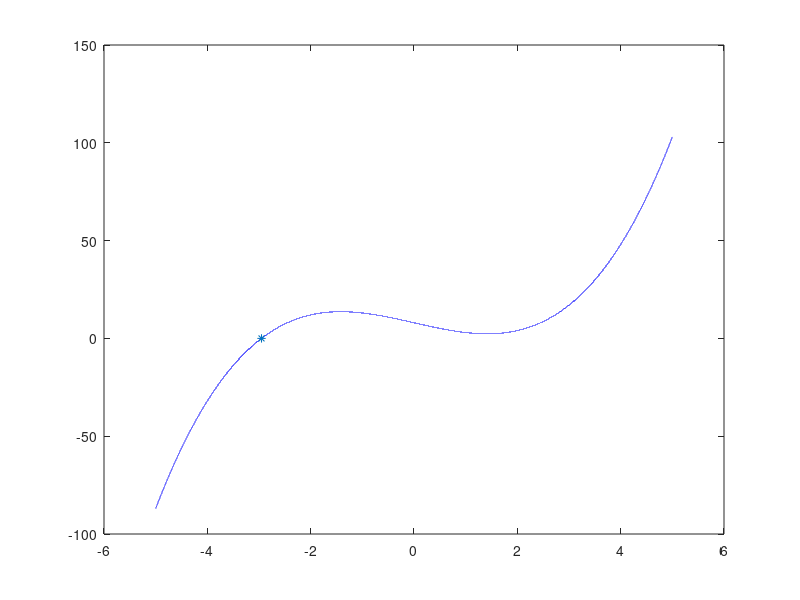

The MATLAB source for this figure:
f=[1, 0, -6, 8];
fd=polyder(f);
xo=-3;
resultold=xo
for i=1:10
    fxo=polyval(f,xo);
    fdxo=polyval(fd,xo);
    x1=xo-(fxo/fdxo);
    xo=x1;fxo=polyval(f,xo);
    fdxo=polyval(fd,xo);
    x1=xo-(fxo/fdxo);
    xo=x1;
    result=xo
    err=abs((result-resultold)/result)*100
    resultold=result;
end
display(x1)
x=-5:0.0001:5;
y=polyval(f,x);
plot(x,y,'b')
hold on
 plot(result,0,'*')
    
display('========================')

    
    
f=@(x) x^3-6*x+8;
fd=@(x)3*x^2-6;
xo=-3;
resultold=xo;
sfalma=10;
while sfalma>0.00001
    fxo=feval(f,xo);
    fdxo=feval(fd,xo);
    x1=xo-(fxo/fdxo);
    xo=x1;
    fxo=feval(f,xo);
    fdxo=feval(fd,xo);
    x1=xo-(fxo/fdxo);
    xo=x1;
   result=xo
   sfalma=abs((result-resultold)/result)*100
   resultold=result;
end


    
    